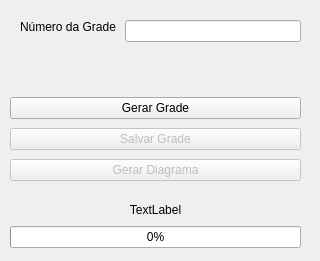
<?xml version="1.0" encoding="UTF-8"?>
<ui version="4.0">
 <class>gradeWindow</class>
 <widget class="QMainWindow" name="gradeWindow">
  <property name="geometry">
   <rect>
    <x>0</x>
    <y>0</y>
    <width>320</width>
    <height>261</height>
   </rect>
  </property>
  <property name="minimumSize">
   <size>
    <width>320</width>
    <height>200</height>
   </size>
  </property>
  <property name="windowTitle">
   <string>Scraping da Grade</string>
  </property>
  <widget class="QWidget" name="centralwidget">
   <widget class="QWidget" name="verticalLayoutWidget">
    <property name="geometry">
     <rect>
      <x>0</x>
      <y>0</y>
      <width>311</width>
      <height>191</height>
     </rect>
    </property>
    <layout class="QVBoxLayout" name="verticalLayout">
     <property name="spacing">
      <number>9</number>
     </property>
     <property name="leftMargin">
      <number>10</number>
     </property>
     <property name="topMargin">
      <number>10</number>
     </property>
     <property name="rightMargin">
      <number>10</number>
     </property>
     <property name="bottomMargin">
      <number>10</number>
     </property>
     <item>
      <layout class="QHBoxLayout" name="horizontalLayout">
       <property name="leftMargin">
        <number>10</number>
       </property>
       <property name="topMargin">
        <number>10</number>
       </property>
       <property name="rightMargin">
        <number>0</number>
       </property>
       <item alignment="Qt::AlignTop">
        <widget class="QLabel" name="label1">
         <property name="text">
          <string>Número da Grade</string>
         </property>
        </widget>
       </item>
       <item alignment="Qt::AlignTop">
        <widget class="QLineEdit" name="inputNumeroGrade"/>
       </item>
      </layout>
     </item>
     <item>
      <widget class="QPushButton" name="btnGerarGrade">
       <property name="cursor">
        <cursorShape>PointingHandCursor</cursorShape>
       </property>
       <property name="text">
        <string>Gerar Grade</string>
       </property>
      </widget>
     </item>
     <item>
      <widget class="QPushButton" name="btnSalvarGrade">
       <property name="enabled">
        <bool>false</bool>
       </property>
       <property name="cursor">
        <cursorShape>PointingHandCursor</cursorShape>
       </property>
       <property name="text">
        <string>Salvar Grade</string>
       </property>
      </widget>
     </item>
     <item>
      <widget class="QPushButton" name="btnGerarDiagrama">
       <property name="enabled">
        <bool>false</bool>
       </property>
       <property name="cursor">
        <cursorShape>PointingHandCursor</cursorShape>
       </property>
       <property name="text">
        <string>Gerar Diagrama</string>
       </property>
      </widget>
     </item>
    </layout>
   </widget>
   <widget class="QWidget" name="verticalLayoutWidget_2">
    <property name="geometry">
     <rect>
      <x>0</x>
      <y>190</y>
      <width>311</width>
      <height>68</height>
     </rect>
    </property>
    <layout class="QVBoxLayout" name="verticalLayout_2">
     <property name="leftMargin">
      <number>10</number>
     </property>
     <property name="topMargin">
      <number>10</number>
     </property>
     <property name="rightMargin">
      <number>10</number>
     </property>
     <property name="bottomMargin">
      <number>10</number>
     </property>
     <item>
      <widget class="QLabel" name="label">
       <property name="text">
        <string>TextLabel</string>
       </property>
       <property name="alignment">
        <set>Qt::AlignCenter</set>
       </property>
      </widget>
     </item>
     <item>
      <widget class="QProgressBar" name="progressBar">
       <property name="value">
        <number>0</number>
       </property>
       <property name="format">
        <string>%p%</string>
       </property>
      </widget>
     </item>
    </layout>
   </widget>
  </widget>
 </widget>
 <resources/>
 <connections>
  <connection>
   <sender>btnGerarGrade</sender>
   <signal>clicked()</signal>
   <receiver>gradeWindow</receiver>
   <slot>close()</slot>
   <hints>
    <hint type="sourcelabel">
     <x>36</x>
     <y>102</y>
    </hint>
    <hint type="destinationlabel">
     <x>6</x>
     <y>69</y>
    </hint>
   </hints>
  </connection>
  <connection>
   <sender>btnSalvarGrade</sender>
   <signal>clicked()</signal>
   <receiver>gradeWindow</receiver>
   <slot>close()</slot>
   <hints>
    <hint type="sourcelabel">
     <x>74</x>
     <y>139</y>
    </hint>
    <hint type="destinationlabel">
     <x>66</x>
     <y>71</y>
    </hint>
   </hints>
  </connection>
  <connection>
   <sender>btnGerarDiagrama</sender>
   <signal>clicked()</signal>
   <receiver>gradeWindow</receiver>
   <slot>close()</slot>
   <hints>
    <hint type="sourcelabel">
     <x>130</x>
     <y>172</y>
    </hint>
    <hint type="destinationlabel">
     <x>119</x>
     <y>117</y>
    </hint>
   </hints>
  </connection>
 </connections>
</ui>
